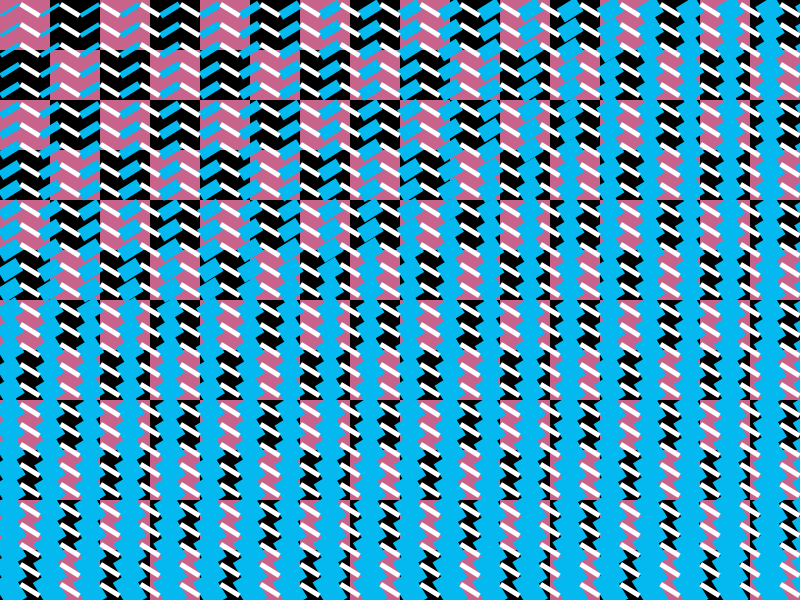
Frame 1 (no input)
Frame 60 (the mouse pressed at the canvas centre just before this capture): identical to frame 1, image omitted
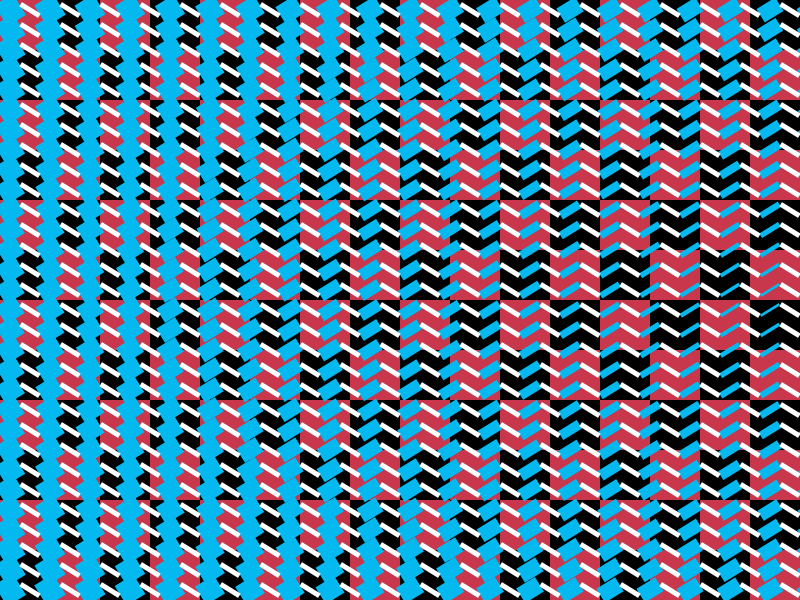
Frame 120 (the mouse held since frame 60 and released just before this capture)

The Processing sketch that drew these frames (run headless with seeded random() and noise(); from frame 60 on, the mouse is pressed at the canvas centre):

// Processing sketch: Week5_HW
// ── Week5_HW.pde
int size = 20;
int cols, rows;
int chbd = 50;

void setup()
{

  size(800, 600);
  cols = width/size;
  rows = height/size;
  rectMode(CENTER);
  noStroke();
}

void draw()
{

  // Codes for the Checkerboard Background
  
  float b = map(mouseX, 0, width, 140, 10);
  float g = map(mouseY, 0, height, 100, 10);

  for (int w = 0; w < width; w += chbd) 
  { 
    for (int h = 0; h < height; h += chbd) 
    { 

      if ((w+h) % 20 ==0) {  
        fill(200, g, b);
      } else { 
        fill(0, 0, 0);
      } 
      rect (w+25, h+25, chbd, chbd);
    }
  }


//Codes for the Pattern - From Figure 40.5 on Page 143

  for (int i=0; i<cols; i++)
  {
    for (int j=0; j<rows; j++)
    {

      float d = dist(mouseX, mouseY, i*size + size/2, j*size + size/2);

      //float s = map(d, 0, width, 45, 90);
      float s2 = map(d, 0, width, 2, 40);


      translate(2*i*size+size/2, j*size+size/2);

      fill(3, 185, 240);
      rotate(45);
      rect(0, 0, s2, size+2);
      resetMatrix();
    }
  }

  for (int i=0; i<cols; i++)
  {
    for (int j=0; j<rows; j++)
    {

      translate(2*i*size+size/2+size, j*size+size/2);

      fill(255); 
      rotate(-45);
      rect(0, 0, 5, size+2);
      resetMatrix();
    }
  }
}
